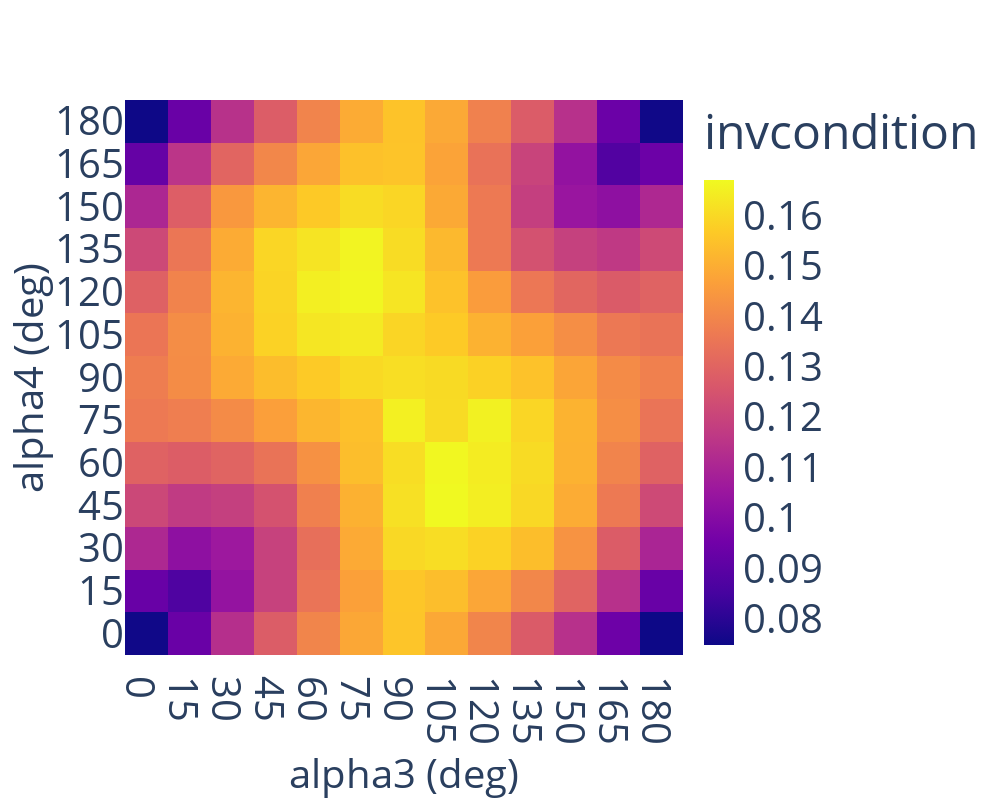

The notebook cell this image was saved under:
### Code cell
plot_global_index_results(
    alpha_list_deg3=alpha3_list * 180 / np.pi,
    alpha_list_deg4=alpha4_list * 180 / np.pi,
    res_mat=result_matrix,
    plot_type="heatmap",
    method="invcondition",
    axes="all",
    isSave=True,
    step=step,
)

### Figure 1 — Plotly figure (JSON) as saved in the notebook; plotly's stock layout.template omitted (floating-point values rounded to 4 significant figures; data arrays with more than 128 entries replaced by an {"elided": "..."} marker saying what was removed)
{"data": [{"colorbar": {"tickfont": {"size": 40}, "title": {"text": "invcondition"}}, "type": "heatmap", "x": [0.0, 15.0, 30.0, 45.0, 60.0, 75.0, 90.0, 105.0, 120.0, 135.0, 150.0, 165.0, 180.0], "y": [0.0, 15.0, 30.0, 45.0, 60.0, 75.0, 90.0, 105.0, 120.0, 135.0, 150.0, 165.0, 180.0], "z": {"elided": "13x13 float values"}}], "layout": {"autosize": true, "height": 800, "width": 1000, "xaxis": {"dtick": 15, "tickfont": {"size": 40}, "title": {"font": {"size": 40}, "text": "alpha3 (deg)"}}, "yaxis": {"dtick": 15, "tickfont": {"size": 40}, "title": {"font": {"size": 40}, "text": "alpha4 (deg)"}}}}
